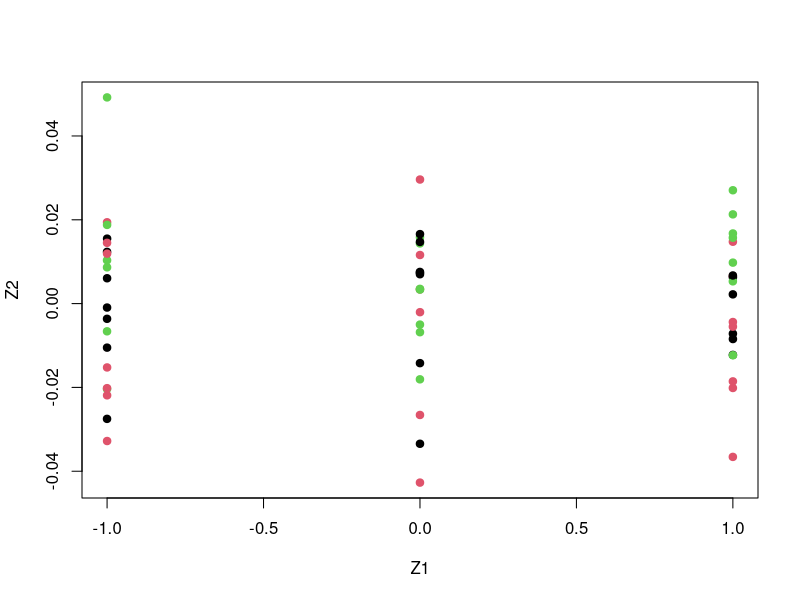

Write the R code that produced this figure.
# a
set.seed(1992)
data = matrix(rnorm(20*3*50, mean = 0, sd = 0.01), ncol = 50)
data = data.frame(data)
data[1:20,1] = 1
data[21:40,1] = 2
data[41:60,1] = 3
label = c(rep(1,20), rep(2,20), rep(3,20))
label = as.factor(label)
# b
pr.out <- prcomp(data)
plot(pr.out$x[, 1:2], col = 1:3, xlab = "Z1", ylab = "Z2", pch = 19)

# c
km.out <- kmeans(data, 3, nstart = 20)
table(label, km.out$cluster)

# d
km.out <- kmeans(data, 2, nstart = 20)
table(label, km.out$cluster)

# e
km.out <- kmeans(data, 4, nstart = 20)
table(label, km.out$cluster)

# f
km.out <- kmeans(pr.out$x[, 1:2], 3, nstart = 20)
table(label, km.out$cluster)

# g
km.out <- kmeans(scale(data), 3, nstart = 20)
table(label, km.out$cluster)


